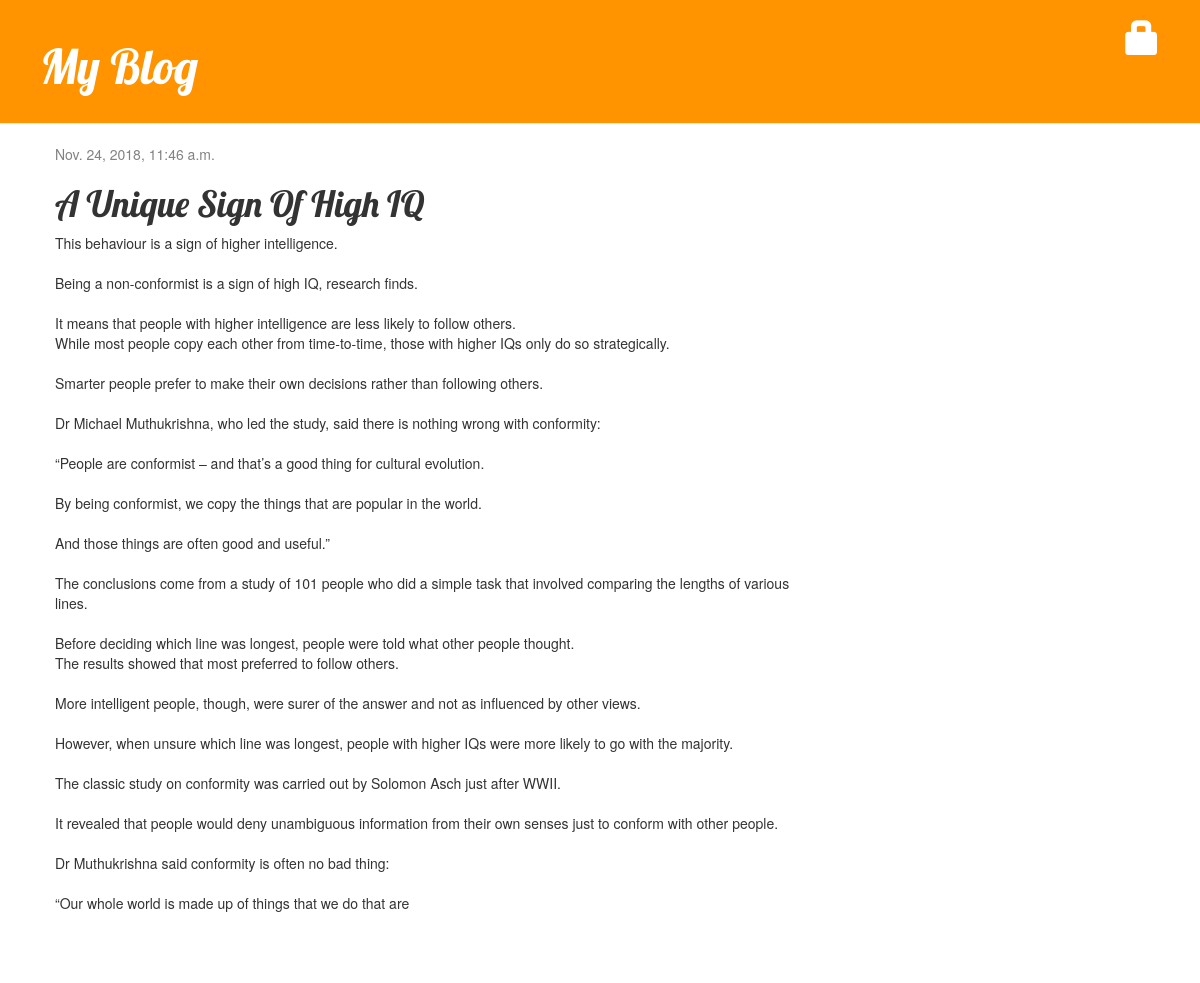
Screenshot of /post/7/ with the database file from the repository.
### blog/models.py (models this page shows, shortened)
class Post(models.Model):
    author = models.ForeignKey('auth.User', on_delete=models.CASCADE)
    title = models.CharField(max_length=200)
    text = models.TextField()
    created_date = models.DateTimeField(
            default=timezone.now)
    published_date = models.DateTimeField(
            blank=True, null=True)

### blog/views.py (the view)
# urls.py: path('post/<int:pk>/', views.post_detail, name='post_detail'),
def post_detail(request, pk):
    Post.objects.get(pk=pk)
    post = get_object_or_404(Post, pk=pk)
    return render(request, 'blog/post_detail.html', {'post': post})

### blog/templates/blog/post_detail.html (shortened to what this page needs)
{% extends 'blog/base.html' %}
{% block content %}
    <div class="post">
        {% if post.published_date %}
            <div class="date">
                {{ post.published_date }}
            </div>
        {% else %}
            <a class="btn btn-default" href="{% url 'post_publish' pk=post.pk %}">Publish</a>
        {% endif %}
        <h1>{{ post.title }}</h1>
        <p>{{ post.text|linebreaksbr }}</p>
    </div>
{% endblock %}

### blog/static/css/blog.css (style rules this page uses)
h1, h2, h3, h4 { font-family: 'Lobster', cursive; }
.date { color: #828282; }
.post { margin-bottom: 70px; }

### rows the page displays
Post: published_date "Nov. 24, 2018, 11:46 a.m.", title "A Unique Sign Of High IQ", text "This behaviour is a sign of higher intelligence. Being a non-conformist is a sign of high IQ, research finds. It means that people with higher intelligence are less likely to follow others. While most people copy each other from time-to-time, those with higher IQs only do so strategically. Smarter people prefer to make their own decisions rather than following others. Dr Michael Muthukrishna, who led the study, said there is nothing wrong with conformity: “People are conformist – and that’s a good thing for cultural evolution. By being conformist, we copy the things that are popular in the world. And those things are often good and useful.” The conclusions come from a study of 101 people…"
